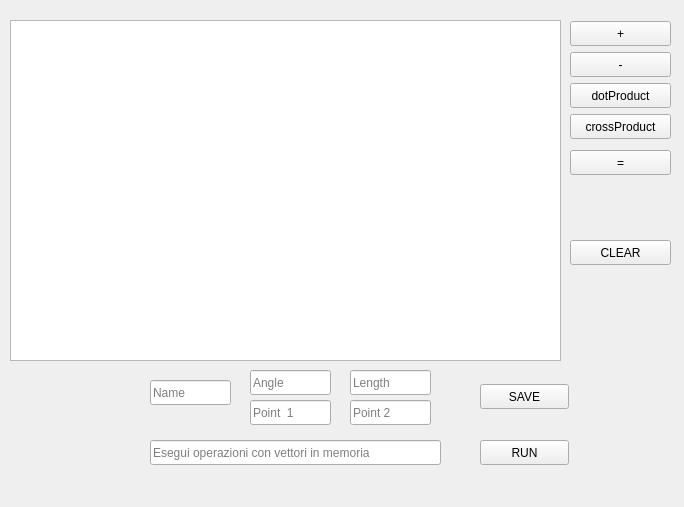
<?xml version="1.0" encoding="UTF-8"?>
<ui version="4.0">
 <class>VectorWindow</class>
 <widget class="QMainWindow" name="VectorWindow">
  <property name="geometry">
   <rect>
    <x>0</x>
    <y>0</y>
    <width>684</width>
    <height>507</height>
   </rect>
  </property>
  <property name="windowTitle">
   <string>VectorKALK</string>
  </property>
  <property name="windowIcon">
   <iconset>
    <normaloff>../Polynomial-Calculator-master/calc.ico</normaloff>../Polynomial-Calculator-master/calc.ico</iconset>
  </property>
  <widget class="QWidget" name="centralwidget">
   <widget class="QPushButton" name="uguale">
    <property name="geometry">
     <rect>
      <x>570</x>
      <y>150</y>
      <width>101</width>
      <height>25</height>
     </rect>
    </property>
    <property name="text">
     <string>=</string>
    </property>
   </widget>
   <widget class="QPushButton" name="clear">
    <property name="geometry">
     <rect>
      <x>570</x>
      <y>240</y>
      <width>101</width>
      <height>25</height>
     </rect>
    </property>
    <property name="text">
     <string>CLEAR</string>
    </property>
   </widget>
   <widget class="QLineEdit" name="nome">
    <property name="geometry">
     <rect>
      <x>150</x>
      <y>380</y>
      <width>81</width>
      <height>25</height>
     </rect>
    </property>
    <property name="text">
     <string/>
    </property>
    <property name="placeholderText">
     <string>Name</string>
    </property>
   </widget>
   <widget class="QPushButton" name="salva">
    <property name="geometry">
     <rect>
      <x>480</x>
      <y>384</y>
      <width>89</width>
      <height>25</height>
     </rect>
    </property>
    <property name="text">
     <string>SAVE</string>
    </property>
   </widget>
   <widget class="QPushButton" name="pScalare">
    <property name="geometry">
     <rect>
      <x>570</x>
      <y>83</y>
      <width>101</width>
      <height>25</height>
     </rect>
    </property>
    <property name="text">
     <string>dotProduct</string>
    </property>
   </widget>
   <widget class="QPushButton" name="somma">
    <property name="geometry">
     <rect>
      <x>570</x>
      <y>21</y>
      <width>101</width>
      <height>25</height>
     </rect>
    </property>
    <property name="text">
     <string>+</string>
    </property>
   </widget>
   <widget class="QPushButton" name="sottrazione">
    <property name="geometry">
     <rect>
      <x>570</x>
      <y>52</y>
      <width>101</width>
      <height>25</height>
     </rect>
    </property>
    <property name="text">
     <string>-</string>
    </property>
   </widget>
   <widget class="QPushButton" name="pVettoriale">
    <property name="geometry">
     <rect>
      <x>570</x>
      <y>114</y>
      <width>101</width>
      <height>25</height>
     </rect>
    </property>
    <property name="text">
     <string>crossProduct</string>
    </property>
   </widget>
   <widget class="QTextBrowser" name="output">
    <property name="geometry">
     <rect>
      <x>10</x>
      <y>20</y>
      <width>551</width>
      <height>341</height>
     </rect>
    </property>
   </widget>
   <widget class="QLineEdit" name="angolo">
    <property name="geometry">
     <rect>
      <x>250</x>
      <y>370</y>
      <width>81</width>
      <height>25</height>
     </rect>
    </property>
    <property name="text">
     <string/>
    </property>
    <property name="placeholderText">
     <string>Angle</string>
    </property>
   </widget>
   <widget class="QLineEdit" name="modulo">
    <property name="geometry">
     <rect>
      <x>350</x>
      <y>370</y>
      <width>81</width>
      <height>25</height>
     </rect>
    </property>
    <property name="text">
     <string/>
    </property>
    <property name="placeholderText">
     <string>Length</string>
    </property>
   </widget>
   <widget class="QLineEdit" name="punto1">
    <property name="geometry">
     <rect>
      <x>250</x>
      <y>400</y>
      <width>81</width>
      <height>25</height>
     </rect>
    </property>
    <property name="text">
     <string/>
    </property>
    <property name="placeholderText">
     <string>Point  1</string>
    </property>
   </widget>
   <widget class="QLineEdit" name="punto2">
    <property name="geometry">
     <rect>
      <x>350</x>
      <y>400</y>
      <width>81</width>
      <height>25</height>
     </rect>
    </property>
    <property name="text">
     <string/>
    </property>
    <property name="placeholderText">
     <string>Point 2</string>
    </property>
   </widget>
   <widget class="QPushButton" name="esegui">
    <property name="geometry">
     <rect>
      <x>480</x>
      <y>440</y>
      <width>89</width>
      <height>25</height>
     </rect>
    </property>
    <property name="text">
     <string>RUN</string>
    </property>
   </widget>
   <widget class="QLineEdit" name="operazioni">
    <property name="geometry">
     <rect>
      <x>150</x>
      <y>440</y>
      <width>291</width>
      <height>25</height>
     </rect>
    </property>
    <property name="placeholderText">
     <string>Esegui operazioni con vettori in memoria</string>
    </property>
   </widget>
  </widget>
 </widget>
 <resources/>
 <connections/>
</ui>
